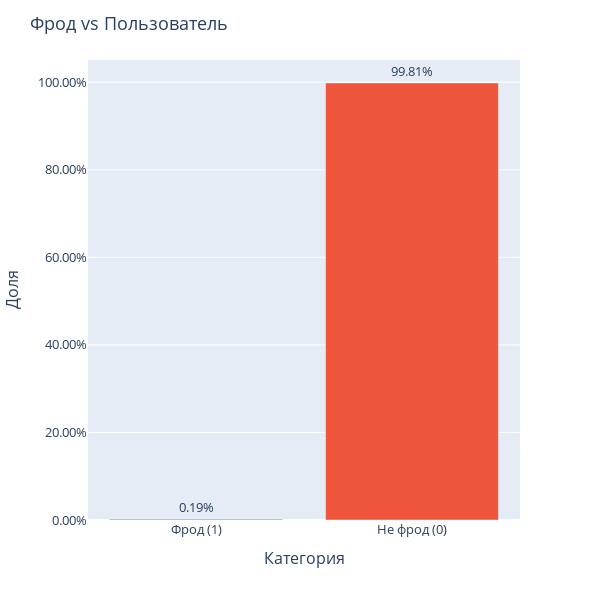

Write notebook code for a chart like this one.
### Markdown cell above
Только небольшая часть кликов привела к скачиванию приложения:

### Code cell
# Вычисляем долю скачиваний
mean = (train.is_attributed.values == 1).mean()

# Готовим данные для графика
plot_data = pd.DataFrame({
    'Категория': ['Фрод (1)', 'Не фрод (0)'],
    'Доля': [mean, 1 - mean]
})

# Строим интерактивную столбчатую диаграмму
fig = px.bar(
    plot_data,
    x='Категория',
    y='Доля',
    text='Доля',
    color='Категория',
)

# Форматируем ось Y и подписи в процентах
fig.update_yaxes(title='Доля', tickformat='.2%')
fig.update_traces(
    texttemplate='%{y:.2%}',  # выводим y-значение в формате процента
    textposition='outside'
)

# Оформление и размеры
fig.update_layout(
    title='Фрод vs Пользователь',
    width=600,
    height=600,
    showlegend=False,
    font=dict(size=13)
)

fig.show()

### Figure 1 — Plotly figure (JSON) as saved in the notebook; plotly's stock layout.template omitted (floating-point values rounded to 4 significant figures)
{"data": [{"alignmentgroup": "True", "hovertemplate": "Категория=%{x}<br>Доля=%{text}<extra></extra>", "legendgroup": "Фрод (1)", "marker": {"color": "#636efa", "pattern": {"shape": ""}}, "name": "Фрод (1)", "offsetgroup": "Фрод (1)", "orientation": "v", "showlegend": true, "text": [0.001872], "textposition": "outside", "texttemplate": "%{y:.2%}", "type": "bar", "x": ["Фрод (1)"], "xaxis": "x", "y": [0.001872], "yaxis": "y"}, {"alignmentgroup": "True", "hovertemplate": "Категория=%{x}<br>Доля=%{text}<extra></extra>", "legendgroup": "Не фрод (0)", "marker": {"color": "#EF553B", "pattern": {"shape": ""}}, "name": "Не фрод (0)", "offsetgroup": "Не фрод (0)", "orientation": "v", "showlegend": true, "text": [0.9981], "textposition": "outside", "texttemplate": "%{y:.2%}", "type": "bar", "x": ["Не фрод (0)"], "xaxis": "x", "y": [0.9981], "yaxis": "y"}], "layout": {"barmode": "relative", "font": {"size": 13}, "height": 600, "legend": {"title": {"text": "Категория"}, "tracegroupgap": 0}, "margin": {"t": 60}, "showlegend": false, "title": {"text": "Фрод vs Пользователь"}, "width": 600, "xaxis": {"anchor": "y", "categoryarray": ["Фрод (1)", "Не фрод (0)"], "categoryorder": "array", "domain": [0, 1], "title": {"text": "Категория"}}, "yaxis": {"anchor": "x", "domain": [0, 1], "tickformat": ".2%", "title": {"text": "Доля"}}}}
